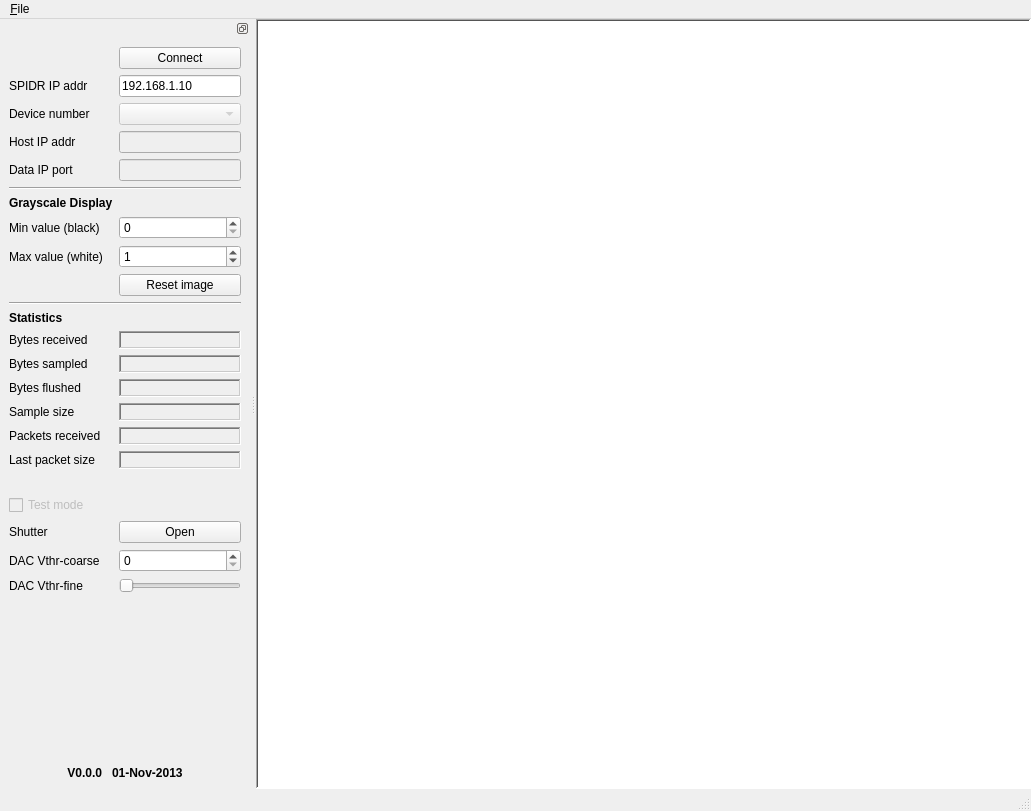
<?xml version="1.0" encoding="UTF-8"?>
<ui version="4.0">
 <class>SpidrTpx3Tv</class>
 <widget class="QMainWindow" name="SpidrTpx3Tv">
  <property name="geometry">
   <rect>
    <x>0</x>
    <y>0</y>
    <width>1031</width>
    <height>811</height>
   </rect>
  </property>
  <property name="windowTitle">
   <string>SPIDR-TTV</string>
  </property>
  <property name="windowIcon">
   <iconset resource="spidrtpx3tv.qrc">
    <normaloff>:/default/SPIDR-logo.ico</normaloff>:/default/SPIDR-logo.ico</iconset>
  </property>
  <widget class="QWidget" name="centralwidget">
   <layout class="QGridLayout" name="gridLayout">
    <property name="margin">
     <number>0</number>
    </property>
    <item row="0" column="0">
     <widget class="QLabel" name="_lbView">
      <property name="autoFillBackground">
       <bool>false</bool>
      </property>
      <property name="styleSheet">
       <string notr="true">background-color: white;</string>
      </property>
      <property name="frameShape">
       <enum>QFrame::WinPanel</enum>
      </property>
      <property name="frameShadow">
       <enum>QFrame::Sunken</enum>
      </property>
      <property name="text">
       <string/>
      </property>
      <property name="pixmap">
       <pixmap resource="spidrtpx3tv.qrc">:/default/spidrtpx3tv.png</pixmap>
      </property>
      <property name="scaledContents">
       <bool>true</bool>
      </property>
     </widget>
    </item>
   </layout>
  </widget>
  <widget class="QMenuBar" name="menubar">
   <property name="geometry">
    <rect>
     <x>0</x>
     <y>0</y>
     <width>1031</width>
     <height>21</height>
    </rect>
   </property>
   <widget class="QMenu" name="menu_File">
    <property name="title">
     <string>&amp;File</string>
    </property>
    <addaction name="_actionExit"/>
   </widget>
   <addaction name="menu_File"/>
  </widget>
  <widget class="QStatusBar" name="statusbar"/>
  <widget class="QDockWidget" name="dwZapper">
   <property name="minimumSize">
    <size>
     <width>250</width>
     <height>761</height>
    </size>
   </property>
   <property name="features">
    <set>QDockWidget::DockWidgetFloatable|QDockWidget::DockWidgetMovable</set>
   </property>
   <property name="allowedAreas">
    <set>Qt::LeftDockWidgetArea|Qt::RightDockWidgetArea</set>
   </property>
   <property name="windowTitle">
    <string/>
   </property>
   <attribute name="dockWidgetArea">
    <number>1</number>
   </attribute>
   <widget class="QWidget" name="dockWidgetContents">
    <layout class="QFormLayout" name="formLayout">
     <property name="fieldGrowthPolicy">
      <enum>QFormLayout::AllNonFixedFieldsGrow</enum>
     </property>
     <item row="0" column="1">
      <widget class="QPushButton" name="_pbConnect">
       <property name="text">
        <string>Connect</string>
       </property>
      </widget>
     </item>
     <item row="1" column="0">
      <widget class="QLabel" name="label_14">
       <property name="text">
        <string>SPIDR IP addr</string>
       </property>
      </widget>
     </item>
     <item row="1" column="1">
      <widget class="QLineEdit" name="_leSpidrIpAddr">
       <property name="text">
        <string>192.168.1.10</string>
       </property>
      </widget>
     </item>
     <item row="3" column="0">
      <widget class="QLabel" name="labelDeviceNr">
       <property name="text">
        <string>Device number</string>
       </property>
      </widget>
     </item>
     <item row="3" column="1">
      <widget class="QComboBox" name="_cbDeviceNr">
       <property name="enabled">
        <bool>false</bool>
       </property>
      </widget>
     </item>
     <item row="5" column="0">
      <widget class="QLabel" name="label_11">
       <property name="text">
        <string>Host IP addr</string>
       </property>
      </widget>
     </item>
     <item row="5" column="1">
      <widget class="QLineEdit" name="_leHostIpAddr">
       <property name="enabled">
        <bool>false</bool>
       </property>
       <property name="readOnly">
        <bool>true</bool>
       </property>
      </widget>
     </item>
     <item row="6" column="0">
      <widget class="QLabel" name="_lbPorts">
       <property name="toolTip">
        <string>(Port)</string>
       </property>
       <property name="text">
        <string>Data IP port</string>
       </property>
      </widget>
     </item>
     <item row="6" column="1">
      <widget class="QLineEdit" name="_lePort">
       <property name="enabled">
        <bool>false</bool>
       </property>
       <property name="readOnly">
        <bool>true</bool>
       </property>
      </widget>
     </item>
     <item row="8" column="0" colspan="2">
      <widget class="Line" name="line_1">
       <property name="orientation">
        <enum>Qt::Horizontal</enum>
       </property>
      </widget>
     </item>
     <item row="9" column="0">
      <widget class="QLabel" name="label_12">
       <property name="font">
        <font>
         <weight>75</weight>
         <bold>true</bold>
        </font>
       </property>
       <property name="text">
        <string>Grayscale Display</string>
       </property>
      </widget>
     </item>
     <item row="10" column="0">
      <widget class="QLabel" name="label_2">
       <property name="text">
        <string>Min value (black)</string>
       </property>
      </widget>
     </item>
     <item row="10" column="1">
      <widget class="QSpinBox" name="_sbMinValue">
       <property name="maximum">
        <number>4095</number>
       </property>
       <property name="singleStep">
        <number>64</number>
       </property>
      </widget>
     </item>
     <item row="11" column="0">
      <widget class="QLabel" name="label_3">
       <property name="text">
        <string>Max value (white)</string>
       </property>
      </widget>
     </item>
     <item row="11" column="1">
      <widget class="QSpinBox" name="_sbMaxValue">
       <property name="maximum">
        <number>16777215</number>
       </property>
       <property name="singleStep">
        <number>64</number>
       </property>
       <property name="value">
        <number>1</number>
       </property>
      </widget>
     </item>
     <item row="14" column="1">
      <widget class="QPushButton" name="_pbResetImage">
       <property name="text">
        <string>Reset image</string>
       </property>
      </widget>
     </item>
     <item row="20" column="0" colspan="2">
      <widget class="Line" name="line_2">
       <property name="orientation">
        <enum>Qt::Horizontal</enum>
       </property>
      </widget>
     </item>
     <item row="21" column="0">
      <widget class="QLabel" name="label_4">
       <property name="font">
        <font>
         <weight>75</weight>
         <bold>true</bold>
        </font>
       </property>
       <property name="text">
        <string>Statistics</string>
       </property>
      </widget>
     </item>
     <item row="22" column="0">
      <widget class="QLabel" name="label_5">
       <property name="text">
        <string>Bytes received</string>
       </property>
      </widget>
     </item>
     <item row="22" column="1">
      <widget class="QLabel" name="_lbBytesReceived">
       <property name="frameShape">
        <enum>QFrame::WinPanel</enum>
       </property>
       <property name="frameShadow">
        <enum>QFrame::Sunken</enum>
       </property>
       <property name="text">
        <string>&lt;unknown&gt;</string>
       </property>
       <property name="margin">
        <number>1</number>
       </property>
      </widget>
     </item>
     <item row="23" column="0">
      <widget class="QLabel" name="label_6">
       <property name="text">
        <string>Bytes sampled</string>
       </property>
      </widget>
     </item>
     <item row="23" column="1">
      <widget class="QLabel" name="_lbBytesSampled">
       <property name="frameShape">
        <enum>QFrame::WinPanel</enum>
       </property>
       <property name="frameShadow">
        <enum>QFrame::Sunken</enum>
       </property>
       <property name="text">
        <string>&lt;unknown&gt;</string>
       </property>
       <property name="margin">
        <number>1</number>
       </property>
      </widget>
     </item>
     <item row="24" column="0">
      <widget class="QLabel" name="label_15">
       <property name="text">
        <string>Bytes flushed</string>
       </property>
      </widget>
     </item>
     <item row="24" column="1">
      <widget class="QLabel" name="_lbBytesFlushed">
       <property name="frameShape">
        <enum>QFrame::WinPanel</enum>
       </property>
       <property name="frameShadow">
        <enum>QFrame::Sunken</enum>
       </property>
       <property name="text">
        <string>&lt;unknown&gt;</string>
       </property>
      </widget>
     </item>
     <item row="25" column="0">
      <widget class="QLabel" name="label_7">
       <property name="text">
        <string>Sample size</string>
       </property>
      </widget>
     </item>
     <item row="25" column="1">
      <widget class="QLabel" name="_lbSampleSize">
       <property name="frameShape">
        <enum>QFrame::WinPanel</enum>
       </property>
       <property name="frameShadow">
        <enum>QFrame::Sunken</enum>
       </property>
       <property name="text">
        <string>&lt;unknown&gt;</string>
       </property>
      </widget>
     </item>
     <item row="26" column="0">
      <widget class="QLabel" name="label">
       <property name="text">
        <string>Packets received</string>
       </property>
      </widget>
     </item>
     <item row="26" column="1">
      <widget class="QLabel" name="_lbPacketsReceived">
       <property name="frameShape">
        <enum>QFrame::WinPanel</enum>
       </property>
       <property name="frameShadow">
        <enum>QFrame::Sunken</enum>
       </property>
       <property name="text">
        <string>&lt;unknown&gt;</string>
       </property>
      </widget>
     </item>
     <item row="27" column="0">
      <widget class="QLabel" name="label_8">
       <property name="text">
        <string>Last packet size</string>
       </property>
      </widget>
     </item>
     <item row="27" column="1">
      <widget class="QLabel" name="_lbLastPacketSize">
       <property name="frameShape">
        <enum>QFrame::WinPanel</enum>
       </property>
       <property name="frameShadow">
        <enum>QFrame::Sunken</enum>
       </property>
       <property name="text">
        <string>&lt;unknown&gt;</string>
       </property>
      </widget>
     </item>
     <item row="30" column="0">
      <widget class="QCheckBox" name="_cbTestMode">
       <property name="enabled">
        <bool>false</bool>
       </property>
       <property name="text">
        <string>Test mode</string>
       </property>
      </widget>
     </item>
     <item row="31" column="0">
      <widget class="QLabel" name="_labelShutter">
       <property name="sizePolicy">
        <sizepolicy hsizetype="Maximum" vsizetype="Preferred">
         <horstretch>0</horstretch>
         <verstretch>0</verstretch>
        </sizepolicy>
       </property>
       <property name="text">
        <string>Shutter</string>
       </property>
       <property name="alignment">
        <set>Qt::AlignLeading|Qt::AlignLeft|Qt::AlignVCenter</set>
       </property>
      </widget>
     </item>
     <item row="31" column="1">
      <widget class="QPushButton" name="_pbShutter">
       <property name="text">
        <string>Open</string>
       </property>
       <property name="checkable">
        <bool>true</bool>
       </property>
      </widget>
     </item>
     <item row="33" column="0">
      <widget class="QLabel" name="_labelDacCoarse">
       <property name="text">
        <string>DAC Vthr-coarse</string>
       </property>
      </widget>
     </item>
     <item row="33" column="1">
      <widget class="QSpinBox" name="_sbDacCoarse">
       <property name="maximum">
        <number>15</number>
       </property>
      </widget>
     </item>
     <item row="36" column="0">
      <widget class="QLabel" name="_labelDacFine">
       <property name="text">
        <string>DAC Vthr-fine</string>
       </property>
      </widget>
     </item>
     <item row="36" column="1">
      <widget class="QSlider" name="_sliderDacFine">
       <property name="maximum">
        <number>511</number>
       </property>
       <property name="orientation">
        <enum>Qt::Horizontal</enum>
       </property>
      </widget>
     </item>
     <item row="37" column="0">
      <spacer name="verticalSpacer_4">
       <property name="orientation">
        <enum>Qt::Vertical</enum>
       </property>
       <property name="sizeHint" stdset="0">
        <size>
         <width>20</width>
         <height>40</height>
        </size>
       </property>
      </spacer>
     </item>
     <item row="38" column="0" colspan="2">
      <widget class="QLabel" name="label_16">
       <property name="text">
        <string/>
       </property>
       <property name="pixmap">
        <pixmap resource="spidrtpx3tv.qrc">:/default/NIKHEF-logo-transparent.png</pixmap>
       </property>
       <property name="alignment">
        <set>Qt::AlignCenter</set>
       </property>
      </widget>
     </item>
     <item row="39" column="0" colspan="2">
      <widget class="QLabel" name="_lbVersion">
       <property name="font">
        <font>
         <weight>75</weight>
         <bold>true</bold>
        </font>
       </property>
       <property name="text">
        <string>V0.0.0   01-Nov-2013</string>
       </property>
       <property name="alignment">
        <set>Qt::AlignCenter</set>
       </property>
      </widget>
     </item>
     <item row="29" column="0">
      <widget class="QLabel" name="label_9">
       <property name="text">
        <string/>
       </property>
      </widget>
     </item>
    </layout>
   </widget>
  </widget>
  <action name="_actionExit">
   <property name="text">
    <string>E&amp;xit</string>
   </property>
  </action>
 </widget>
 <resources>
  <include location="spidrtpx3tv.qrc"/>
 </resources>
 <connections/>
</ui>
